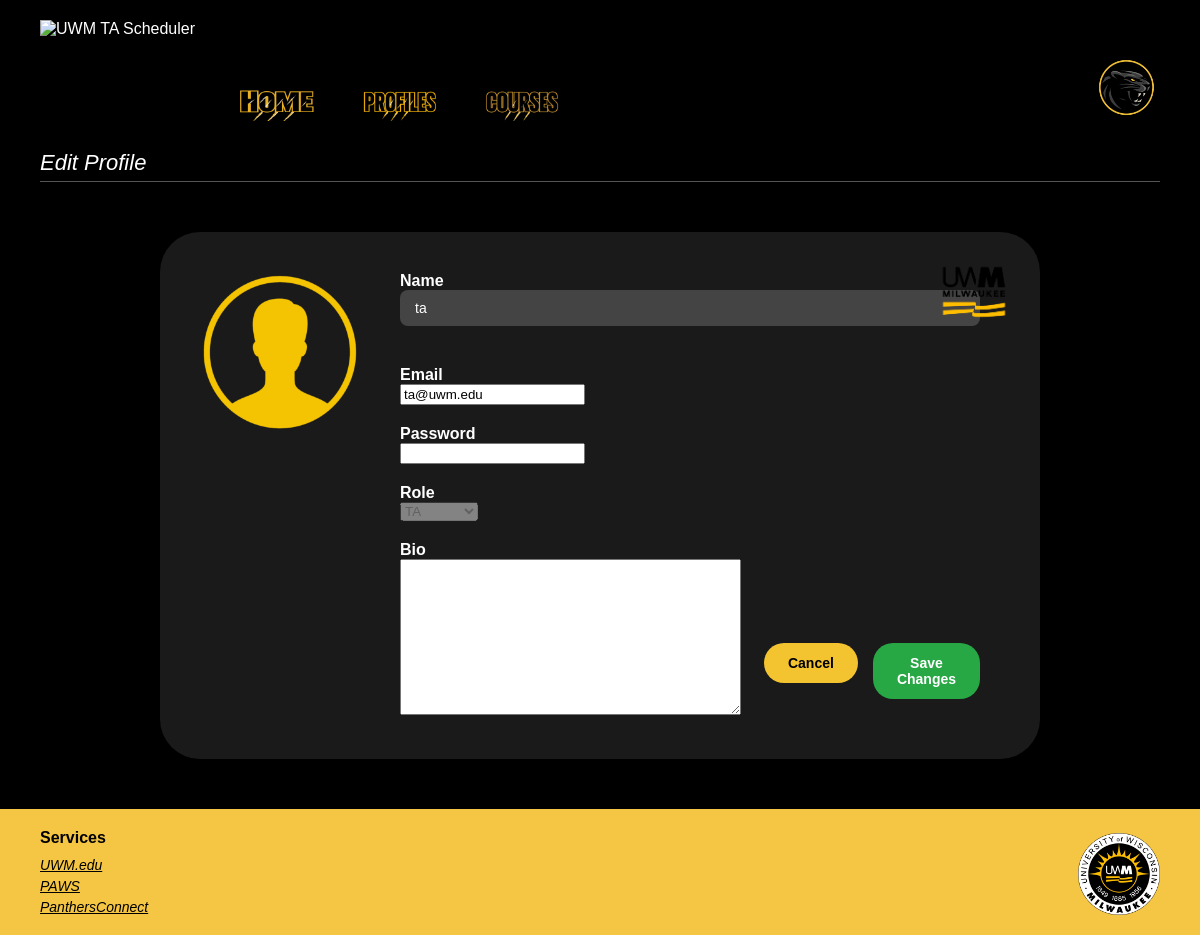
The app's page /users/7/edit/ (signed in), older data.
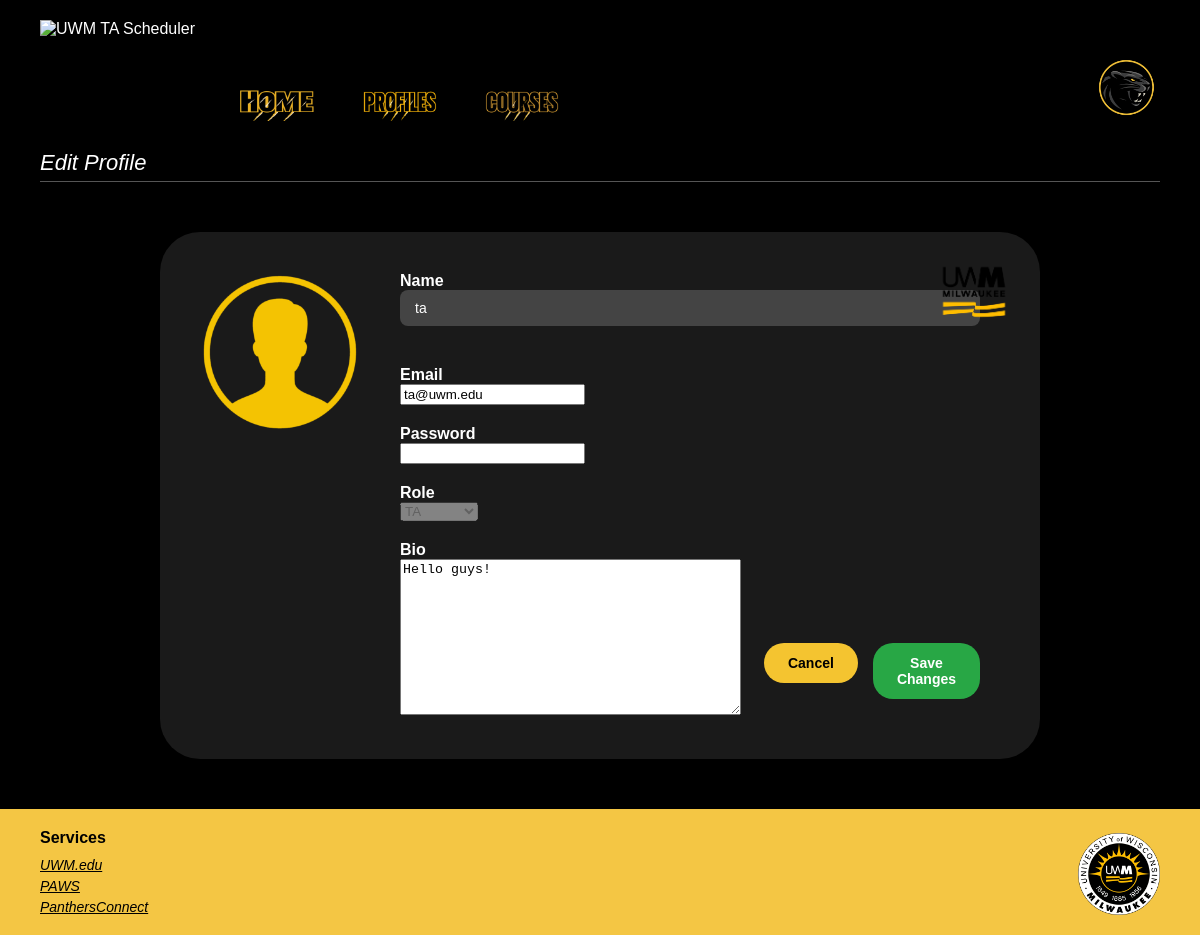
The same page, newer data.
### ta_scheduler/models.py (models this page shows, shortened)
class PublicProfile(models.Model):
    user = models.ForeignKey('User', on_delete=models.CASCADE, unique=True, related_name='public_profile')
    email = models.EmailField(blank=True)
    office_location = models.CharField(max_length=100, blank=True)
    office_hours = models.CharField(max_length=100, blank=True)
    bio = models.TextField(blank=True)

### ta_scheduler/views.py (the view, shortened to what this page needs)
# urls.py: path('users/<int:pk>/edit/', UserUpdateView.as_view(), name='user-edit'),
class UserUpdateView(OwnerOrAdminRequiredMixin, UpdateView):
    model = User
    form_class = UserForm
    template_name = 'user_form.html'
    success_url = reverse_lazy('user-list')
    def get_form_kwargs(self):
        kwargs = super().get_form_kwargs()                  #passes request.user into the form
        kwargs['request_user'] = self.request.user
        return kwargs
    def get_context_data(self, **kwargs):
        context = super().get_context_data(**kwargs)
        user = self.get_object()
        profile = user.public_profile.first()  # <--- get the PublicProfile instance here
        if 'profile_form' not in context:
            context['profile_form'] = PublicProfileForm(instance=profile)
        return context

### ta_app/forms.py (shortened to what this page needs)
class UserForm(forms.ModelForm):
    password = forms.CharField(widget=forms.PasswordInput, required=False)
    class Meta:
        model  = User
        fields = ['full_name', 'email', 'password', 'role']
    def __init__(self, *args, **kwargs):
        self.request_user = kwargs.pop('request_user', None)
        super().__init__(*args, **kwargs)
        if self.request_user and self.request_user.role != 'admin':
            self.fields['role'].disabled = True                        #everyone can view each other's roles, but you can't

class PublicProfileForm(forms.ModelForm):
    class Meta:
        model = PublicProfile
        fields = ['email', 'office_location', 'office_hours', 'bio']

### ta_scheduler/views.py (called while the page is built)
    def test_func(self):
        obj = self.get_object()
        return self.request.user == obj or self.request.user.role == 'admin'            #logged in user and admin only restriction

### templates/user_form.html (shortened to what this page needs)
{% load static %}
<!DOCTYPE html>
<html lang="en">
<head>
  <link rel="stylesheet" href="{% static 'Style.css' %}">
</head>
<body>
  <main>
    <header>
      <div class="header-left">
        <img src="{% static 'UWM logo.png' %}" alt="UWM TA Scheduler" class="logo-left" />
        <nav class="nav">
          <a href="{% url 'home' %}"><img src="{% static 'Home.png' %}" alt="Home" /></a>
          <a href="{% url 'user-list' %}"><img src="{% static 'Profiles.png' %}" alt="Profiles" /></a>
          <a href="#"><img src="{% static 'Courses.png' %}" alt="Courses" /></a>
        </nav>
      </div>
      <div class="pfp-wrapper">
        <a href="#" class="pfp-link">
          <img src="{% static 'pfp.png' %}" alt="Profile Picture" />
        </a>
      </div>
    </header>
    <div class="welcome">{% if object %}Edit Profile{% else %}Create Profile{% endif %}</div>
    <div class="divider"></div>
    <div class="main-container"
         style="flex-direction: row;
         justify-content: center;
         align-items: center;
         background-color: black;
         ">
      <div style="
        background-color: #1a1a1a;
        border-radius: 40px;
        padding: 40px;
        display: flex;
        flex-direction: row;
        align-items: flex-start;
        justify-content: space-between;
        width: 100%;
        max-width: 800px;
        min-height: 300px;
        position: relative;
      ">
        <img src="{% static 'UWM_wavy.png' %}" alt="UWM Logo"
             style="position: absolute;
             top: 20px;
             right: 20px;
             height: 80px;
            ">
        <img src="{% static 'new_pfp.png' %}" alt="Avatar"
             style="height: 160px;
             margin-right: 40px;
            ">
        <form method="post"
              style="flex-grow: 1;
              display: flex;
              flex-direction: column;
              gap: 20px;
              padding-right: 20px;
            ">
          <label>
            <strong>Name</strong><br>
            {{ form.full_name }}
          </label>
          <label>
            <strong>Email</strong><br>
            {{ form.email }}
          </label>
          <label>
            <strong>Password</strong><br>
            {{ form.password }}
          </label>
          <label>
            <strong>Role</strong><br>
            {{ form.role }}
          </label>
            <label>
                <strong>Bio</strong><br>
             {{ profile_form.bio }}
             </label>
            <div style="position: absolute; bottom: 30px; right: 30px; display: flex; gap: 15px;">
          <div style="position: absolute; bottom: 30px; right: 30px; display: flex; gap: 15px;">
            <a href="{% url 'user-list' %}">
              <button type="button"
                      style="background-color: #f4c430;
                      font-weight: bold;
                      padding: 12px 24px;
                      font-size: 14px;
                      border-radius: 20px;
                      border: none;
                      cursor: pointer;
                    ">
                Cancel
              </button>
            </a>
            <button type="submit"
                    style="background-color: #28a745;
                    color: white;
                    font-weight: bold;
                    padding: 12px 24px;
                    font-size: 14px;
                    border-radius: 20px;
                    border: none;
                    cursor: pointer;
                   ">
              {% if object %}Save Changes{% else %}Create{% endif %}
            </button>
          </div>
        </form>
      </div>
    </div>
  </main>
  <footer>
    <div class="footer-links">
      <h4><strong>Services</strong></h4>
      <a href="#">UWM.edu</a>
      <a href="#">PAWS</a>
      <a href="#">PanthersConnect</a>
    </div>
    <img src="{% static 'Seal.png' %}" alt="UWM Seal" class="footer-logo" />
  </footer>
</body>
</html>

Row changes from the older to the newer data that the page shows:
added PublicProfile: bio "Hello guys!"
